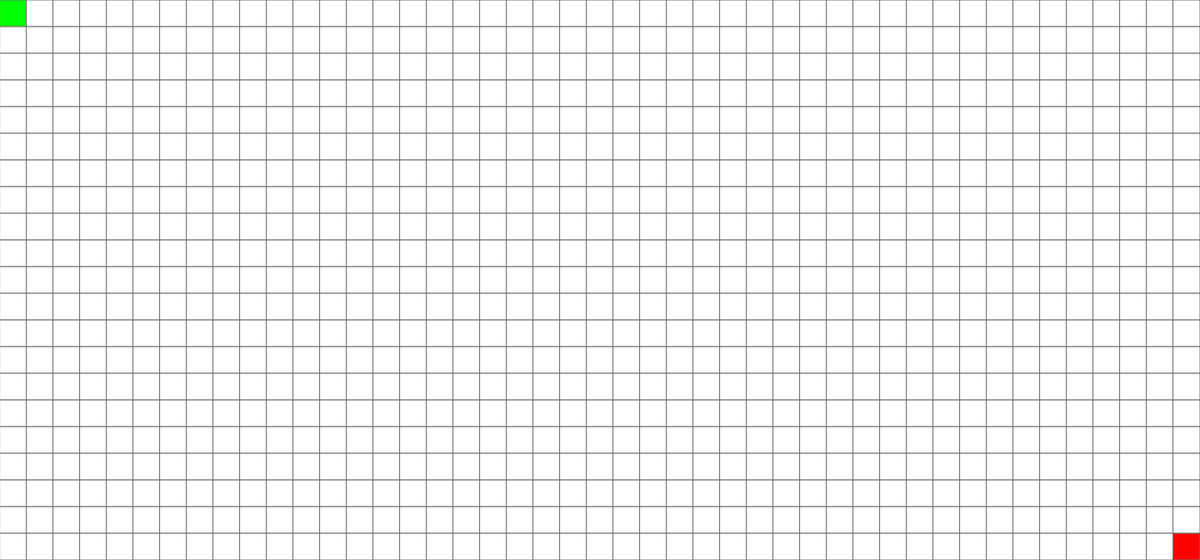
Frame 1 (no input)
Frame 60 (no input): identical to frame 1, image omitted
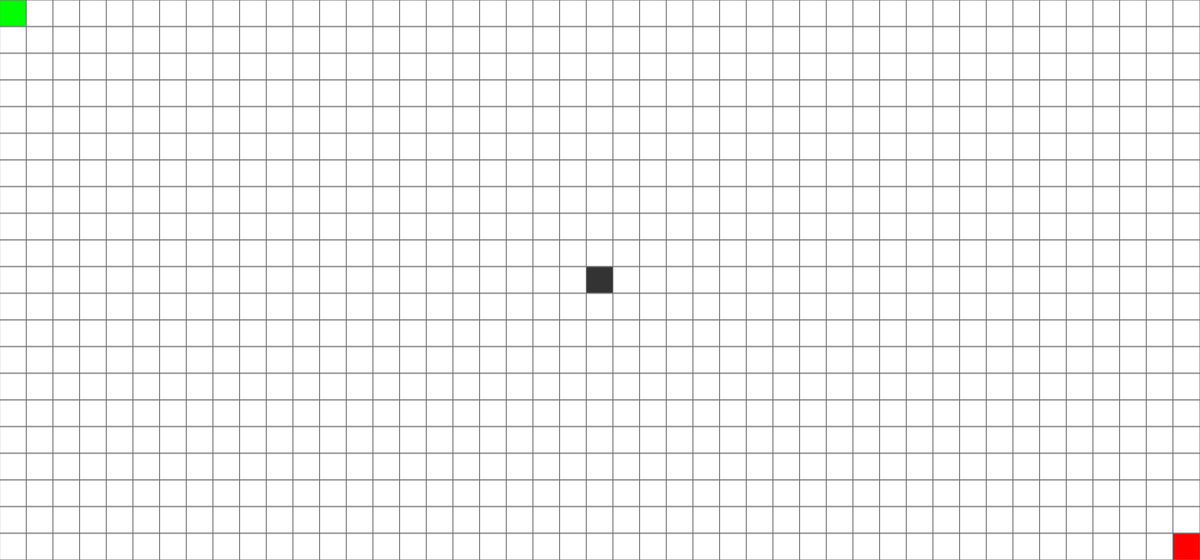
Frame 120 (the mouse pressed at the canvas centre since frame 60)

The p5.js sketch that drew these frames (run headless with seeded random() and noise() and a simulated clock; from frame 60 on, the mouse is pressed at the canvas centre):

// p5.js sketch
// ── sketch.js
// XXXXXXXXXXXXXXXXXX HUD VARIABLES XXXXXXXXXXXXXXXXXXXX
let startButton;
let resetButton;
let cellType;
let algoType;
// XXXXXXXXXXXXXXXXXX HUD VARIABLES XXXXXXXXXXXXXXXXXXXX

// XXXXXXXXXXXXXXXXX SKETCH VARIABLES XXXXXXXXXXXXXXXXX
let GRID = [];
let cellSize = 30;
let startX;
let startY;
let endX;
let endY;
// XXXXXXXXXXXXXXXXX SKETCH VARIABLES XXXXXXXXXXXXXXXXX

function setup() {
  createCanvas(1350, 630);
  initialiseGrid();
  createHud();
}

function draw() {
  background(100);
  // draw the grid
  for (let row = 0; row < GRID.length; row++) {
    for (let col = 0; col < GRID[0].length; col++) {
      GRID[row][col].show();
    }
  }

  placeMarkers();
}

function placeMarkers() {
  let posx = floor(map(mouseX, 0, width, 0, GRID[0].length));
  let posy = floor(map(mouseY, 0, height, 0, GRID.length));
  let markerType = cellType.value();

  if (posx >= 0 && posy >= 0 && posx < GRID[0].length && posy < GRID.length) {
    if (mouseIsPressed && markerType == "START") {
      GRID[startX][startY].isStart = false;
      GRID[posy][posx].isStart = true;
      startX = posy;
      startY = posx;
    }
    if (mouseIsPressed && markerType == "END") {
      GRID[endX][endY].isEnd = false;
      GRID[posy][posx].isEnd = true;
      endX = posy;
      endY = posx;
    }
    if (mouseIsPressed && markerType == "WALLS") {
      GRID[posy][posx].isWall = true;
    }
  }
}

function createHud() {
  startButton = createButton("START");
  startButton.mousePressed(applyAlgo);
  resetButton = createButton("RESET");
  resetButton.mousePressed(initialiseGrid);

  cellType = createSelect();
  cellType.option("WALLS");
  cellType.option("START");
  cellType.option("END");

  algoType = createSelect();
  algoType.option("BREADTH FIRST SEARCH!");
  algoType.option("DEPTH FIRST SEARCH");
  algoType.option("DIJKASHTRA");
  algoType.option("A*");
}

function initialiseGrid() {
  GRID = create2dArray(floor(height / cellSize), floor(width / cellSize));

  for (let col = 0; col < GRID[0].length; col++) {
    for (let row = 0; row < GRID.length; row++) {
      let newCell = new Cell(col * cellSize, row * cellSize);
      GRID[row][col] = newCell;
    }
  }

  startX = 0;
  startY = 0;
  GRID[startX][startY].isStart = true;
  endX = GRID.length - 1;
  endY = GRID[0].length - 1;
  GRID[endX][endY].isEnd = true;

  addNeighbours();
}

// XXXXXXXXXXXXXXXX HELPER FUNCTIONS XXXXXXXXXXXXXXXXXX
function create2dArray(m, n) {
  // array of m rows and n columns
  resultArray = [];
  for (let row = 0; row < m; row++) {
    let tempRow = [];
    for (let col = 0; col < n; col++) {
      tempRow.push(0);
    }
    resultArray.push(tempRow);
  }
  return resultArray;
}

function applyAlgo() {
  algo = algoType.value();
  if (algo == "BREADTH FIRST SEARCH!") {
    bfs();
  }
}

function addNeighbours() {
  // add only non diagonal elements
  // add neighbours of non boundary cells
  for (let row = 1; row < GRID.length - 1; row++) {
    for (let col = 1; col < GRID[0].length - 1; col++) {
      let current = GRID[row][col];
      current.neighbours = [
        GRID[row - 1][col],
        GRID[row][col - 1],
        GRID[row + 1][col],
        GRID[row][col + 1]
      ];
    }
  }
  // add neighbours of upper and lower boundary cells
  for (let col = 1; col < GRID[0].length - 1; col++) {
    let upper_boundary = GRID[0][col];
    upper_boundary.neighbours = [
      GRID[0][col - 1],
      GRID[0][col + 1],
      GRID[1][col]
    ];
    let lower_boundary = GRID[GRID.length - 1][col];
    lower_boundary.neighbours = [
      GRID[GRID.length - 1][col - 1],
      GRID[GRID.length - 1][col + 1],
      GRID[GRID.length - 1 - 1][col]
    ];
  }
  // add neighbours of left and right boundary cells
  for (let row = 1; row < GRID.length - 1; row++) {
    let left_boundary = GRID[row][0];
    left_boundary.neighbours = [
      GRID[row - 1][0],
      GRID[row + 1][0],
      GRID[row][1]
    ];
    let right_boundary = GRID[row][GRID[0].length - 1];
    right_boundary.neighbours = [
      GRID[row - 1][GRID[0].length - 1],
      GRID[row + 1][GRID[0].length - 1],
      GRID[row][GRID[0].length - 1 - 1]
    ];
  }
  // add neighbours of four corner cells
  let upper_left_corner = GRID[0][0];
  upper_left_corner.neighbours = [GRID[0 + 1][0], GRID[0][0 + 1]];

  let upper_right_corner = GRID[0][GRID[0].length - 1];
  upper_right_corner.neighbours = [
    GRID[0 + 1][GRID[0].length - 1],
    GRID[0][GRID[0].length - 1 - 1]
  ];

  let lower_right_corner = GRID[GRID.length - 1][GRID[0].length - 1];
  lower_right_corner.neighbours = [
    GRID[GRID.length - 1 - 1][GRID[0].length - 1],
    GRID[GRID.length - 1][GRID[0].length - 1 - 1]
  ];

  let lower_left_corner = GRID[GRID.length - 1][0];
  lower_left_corner.neighbours = [
    GRID[GRID.length - 1 - 1][0],
    GRID[GRID.length - 1][0 + 1]
  ];
}
// XXXXXXXXXXXXXXXX HELPER FUNCTIONS XXXXXXXXXXXXXXXXXX

// ── bfs.js
function bfs() {}

// ── cell.js
class Cell {
  constructor(x, y) {
    this.x = x;
    this.y = y;
    this.isStart = false;
    this.isEnd = false;
    this.isWall = false;
    this.neighbours = [];
    this.clr = [255, 255, 255, 255];
  }

  show() {
    if (this.isStart) {
      this.clr = [0, 255, 0, 255];
    } else {
      this.clr = [255, 255, 255, 255];
    }
    if (this.isEnd) {
      this.clr = [255, 0, 0, 255];
    }
    if (this.isWall) {
      this.clr = [51, 51, 51, 255];
    }
    stroke(115);
    fill(this.clr[0], this.clr[1], this.clr[2], this.clr[3]);
    rect(this.x, this.y, cellSize, cellSize);
  }
}
